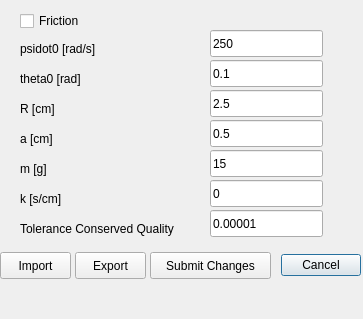
<?xml version="1.0" encoding="UTF-8"?>
<ui version="4.0">
 <class>Parameter</class>
 <widget class="QDialog" name="Parameter">
  <property name="geometry">
   <rect>
    <x>0</x>
    <y>0</y>
    <width>363</width>
    <height>319</height>
   </rect>
  </property>
  <property name="minimumSize">
   <size>
    <width>363</width>
    <height>319</height>
   </size>
  </property>
  <property name="maximumSize">
   <size>
    <width>363</width>
    <height>319</height>
   </size>
  </property>
  <property name="windowTitle">
   <string>Dialog</string>
  </property>
  <widget class="QDialogButtonBox" name="buttonBox">
   <property name="geometry">
    <rect>
     <x>110</x>
     <y>250</y>
     <width>251</width>
     <height>31</height>
    </rect>
   </property>
   <property name="orientation">
    <enum>Qt::Horizontal</enum>
   </property>
   <property name="standardButtons">
    <set>QDialogButtonBox::Cancel</set>
   </property>
  </widget>
  <widget class="QLabel" name="TolConQual_text">
   <property name="geometry">
    <rect>
     <x>20</x>
     <y>220</y>
     <width>181</width>
     <height>17</height>
    </rect>
   </property>
   <property name="text">
    <string>Tolerance Conserved Quality</string>
   </property>
  </widget>
  <widget class="QLabel" name="k_text">
   <property name="geometry">
    <rect>
     <x>20</x>
     <y>190</y>
     <width>59</width>
     <height>17</height>
    </rect>
   </property>
   <property name="text">
    <string>k [s/cm]</string>
   </property>
  </widget>
  <widget class="QLineEdit" name="R">
   <property name="geometry">
    <rect>
     <x>210</x>
     <y>90</y>
     <width>113</width>
     <height>27</height>
    </rect>
   </property>
   <property name="text">
    <string>2.5</string>
   </property>
  </widget>
  <widget class="QLineEdit" name="theta0">
   <property name="geometry">
    <rect>
     <x>210</x>
     <y>60</y>
     <width>113</width>
     <height>27</height>
    </rect>
   </property>
   <property name="text">
    <string>0.1</string>
   </property>
  </widget>
  <widget class="QPushButton" name="export_button">
   <property name="geometry">
    <rect>
     <x>75</x>
     <y>252</y>
     <width>71</width>
     <height>27</height>
    </rect>
   </property>
   <property name="text">
    <string>Export</string>
   </property>
  </widget>
  <widget class="QLabel" name="theta0_text">
   <property name="geometry">
    <rect>
     <x>20</x>
     <y>70</y>
     <width>91</width>
     <height>17</height>
    </rect>
   </property>
   <property name="text">
    <string>theta0 [rad]</string>
   </property>
  </widget>
  <widget class="QLabel" name="m_text">
   <property name="geometry">
    <rect>
     <x>20</x>
     <y>160</y>
     <width>59</width>
     <height>17</height>
    </rect>
   </property>
   <property name="text">
    <string>m [g]</string>
   </property>
  </widget>
  <widget class="QLabel" name="a_text">
   <property name="geometry">
    <rect>
     <x>20</x>
     <y>130</y>
     <width>59</width>
     <height>17</height>
    </rect>
   </property>
   <property name="text">
    <string>a [cm]</string>
   </property>
  </widget>
  <widget class="QLabel" name="R_text">
   <property name="geometry">
    <rect>
     <x>20</x>
     <y>100</y>
     <width>59</width>
     <height>17</height>
    </rect>
   </property>
   <property name="text">
    <string>R [cm]</string>
   </property>
  </widget>
  <widget class="QLineEdit" name="TolConQual">
   <property name="geometry">
    <rect>
     <x>210</x>
     <y>210</y>
     <width>113</width>
     <height>27</height>
    </rect>
   </property>
   <property name="text">
    <string>0.00001</string>
   </property>
  </widget>
  <widget class="QLineEdit" name="a">
   <property name="geometry">
    <rect>
     <x>210</x>
     <y>120</y>
     <width>113</width>
     <height>27</height>
    </rect>
   </property>
   <property name="text">
    <string>0.5</string>
   </property>
  </widget>
  <widget class="QCheckBox" name="Friction">
   <property name="geometry">
    <rect>
     <x>20</x>
     <y>10</y>
     <width>91</width>
     <height>22</height>
    </rect>
   </property>
   <property name="text">
    <string>Friction</string>
   </property>
  </widget>
  <widget class="QPushButton" name="import_button">
   <property name="geometry">
    <rect>
     <x>0</x>
     <y>252</y>
     <width>71</width>
     <height>27</height>
    </rect>
   </property>
   <property name="text">
    <string>Import</string>
   </property>
  </widget>
  <widget class="QLabel" name="psidot_text">
   <property name="geometry">
    <rect>
     <x>20</x>
     <y>40</y>
     <width>121</width>
     <height>17</height>
    </rect>
   </property>
   <property name="text">
    <string>psidot0 [rad/s]</string>
   </property>
  </widget>
  <widget class="QLineEdit" name="psidot0">
   <property name="geometry">
    <rect>
     <x>210</x>
     <y>30</y>
     <width>113</width>
     <height>27</height>
    </rect>
   </property>
   <property name="text">
    <string>250</string>
   </property>
  </widget>
  <widget class="QLineEdit" name="k">
   <property name="geometry">
    <rect>
     <x>210</x>
     <y>180</y>
     <width>113</width>
     <height>27</height>
    </rect>
   </property>
   <property name="text">
    <string>0</string>
   </property>
  </widget>
  <widget class="QLineEdit" name="m">
   <property name="geometry">
    <rect>
     <x>210</x>
     <y>150</y>
     <width>113</width>
     <height>27</height>
    </rect>
   </property>
   <property name="text">
    <string>15</string>
   </property>
  </widget>
  <widget class="QPushButton" name="Submit">
   <property name="geometry">
    <rect>
     <x>150</x>
     <y>252</y>
     <width>121</width>
     <height>27</height>
    </rect>
   </property>
   <property name="text">
    <string>Submit Changes</string>
   </property>
  </widget>
  <action name="actionSetButtonClicked">
   <property name="text">
    <string>SetButtonClicked</string>
   </property>
  </action>
 </widget>
 <resources/>
 <connections>
  <connection>
   <sender>buttonBox</sender>
   <signal>accepted()</signal>
   <receiver>Parameter</receiver>
   <slot>accept()</slot>
   <hints>
    <hint type="sourcelabel">
     <x>248</x>
     <y>254</y>
    </hint>
    <hint type="destinationlabel">
     <x>170</x>
     <y>159</y>
    </hint>
   </hints>
  </connection>
  <connection>
   <sender>buttonBox</sender>
   <signal>rejected()</signal>
   <receiver>Parameter</receiver>
   <slot>reject()</slot>
   <hints>
    <hint type="sourcelabel">
     <x>316</x>
     <y>260</y>
    </hint>
    <hint type="destinationlabel">
     <x>286</x>
     <y>274</y>
    </hint>
   </hints>
  </connection>
  <connection>
   <sender>Friction</sender>
   <signal>clicked()</signal>
   <receiver>Parameter</receiver>
   <slot>FrictionCheck()</slot>
   <hints>
    <hint type="sourcelabel">
     <x>57</x>
     <y>29</y>
    </hint>
    <hint type="destinationlabel">
     <x>383</x>
     <y>87</y>
    </hint>
   </hints>
  </connection>
  <connection>
   <sender>Submit</sender>
   <signal>clicked()</signal>
   <receiver>actionSetButtonClicked</receiver>
   <slot>trigger()</slot>
   <hints>
    <hint type="sourcelabel">
     <x>138</x>
     <y>299</y>
    </hint>
    <hint type="destinationlabel">
     <x>-1</x>
     <y>-1</y>
    </hint>
   </hints>
  </connection>
 </connections>
 <slots>
  <slot>Submit()</slot>
  <slot>FrictionCheck()</slot>
 </slots>
</ui>
